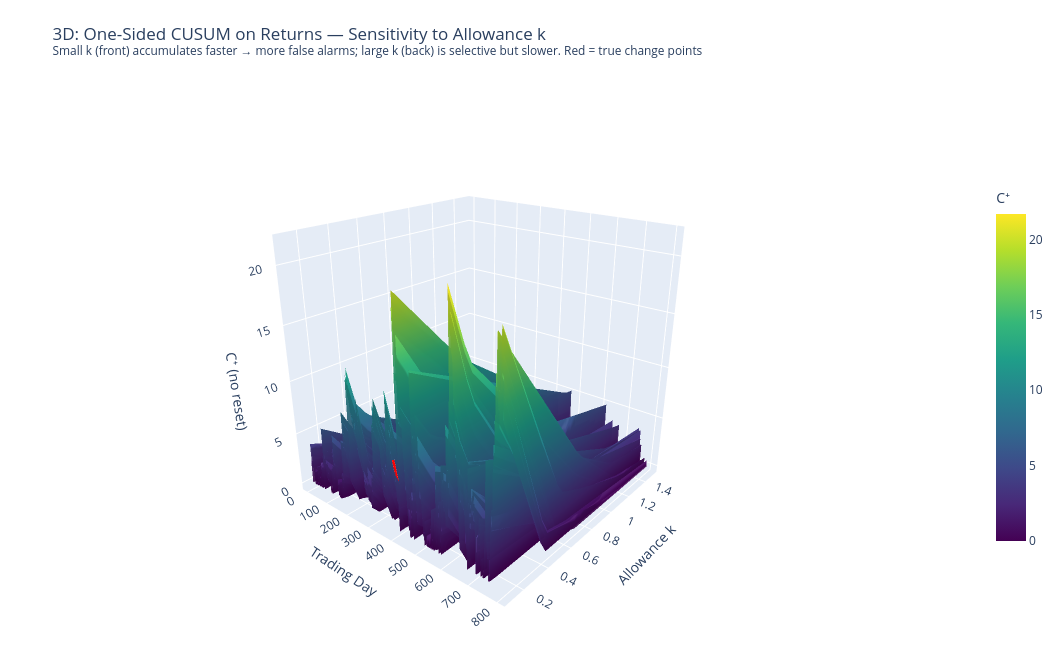

The cell this chart's notebook holds for it:
### Markdown cell above
### 2.5 Interactive 3D Surface — Time × Allowance $k$

A Plotly surface showing how the CUSUM statistic $C^+$ evolves jointly over time and across different $k$ values. The ridge that forms at each regime change point reveals how quickly different allowances respond to the shift.

### Code cell
# ── 2.5 Plotly 3D: One-sided CUSUM path surface — Time × Allowance k ──────────
# Shows how CUSUM accumulates differently on returns for various k values

k_sweep_ret = np.arange(0.1, 1.55, 0.05)
n_show_ret  = min(800, n_days)

C_ret_surface = np.zeros((len(k_sweep_ret), n_show_ret))
for i, kk in enumerate(k_sweep_ret):
    Cu_tmp, _ = cusum_one_sided(log_rets[:n_show_ret], k=kk, h=999,
                                 mu0=mu0, sigma=sigma0, reset=False)
    C_ret_surface[i] = Cu_tmp

T_r, K_r = np.meshgrid(np.arange(n_show_ret), k_sweep_ret)

fig = go.Figure(go.Surface(
    x=T_r, y=K_r, z=C_ret_surface,
    colorscale='Viridis',
    colorbar=dict(title='C⁺', len=0.65),
    hovertemplate='Day=%{x}<br>k=%{y:.2f}<br>C⁺=%{z:.2f}<extra></extra>',
    opacity=0.9,
))
for cp in chg_pts:
    if cp < n_show_ret:
        fig.add_trace(go.Scatter3d(
            x=[cp]*len(k_sweep_ret), y=k_sweep_ret,
            z=C_ret_surface[:, cp],
            mode='lines', line=dict(color='red', width=5),
            name=f'Regime change (day {cp})',
        ))
fig.update_layout(
    title='3D: One-Sided CUSUM on Returns — Sensitivity to Allowance k<br>'
          '<sup>Small k (front) accumulates faster → more false alarms; '
          'large k (back) is selective but slower. Red = true change points</sup>',
    scene=dict(
        xaxis_title='Trading Day',
        yaxis_title='Allowance k',
        zaxis_title='C⁺ (no reset)',
        camera=dict(eye=dict(x=1.5, y=-1.8, z=1.0)),
    ),
    height=650, width=1050, margin=dict(l=0, r=0, t=80, b=0),
    legend=dict(x=0.01, y=0.95),
)
fig.show()

### Figure 1 — Plotly figure (JSON) as saved in the notebook; plotly's stock layout.template omitted (floating-point values rounded to 4 significant figures; data arrays with more than 128 entries replaced by an {"elided": "..."} marker saying what was removed)
{"data": [{"colorbar": {"len": 0.65, "title": {"text": "C⁺"}}, "colorscale": [[0, "#440154"], [0.1111, "#482878"], [0.2222, "#3e4989"], [0.3333, "#31688e"], [0.4444, "#26828e"], [0.5556, "#1f9e89"], [0.6667, "#35b779"], [0.7778, "#6ece58"], [0.8889, "#b5de2b"], [1, "#fde725"]], "hovertemplate": "Day=%{x}<br>k=%{y:.2f}<br>C⁺=%{z:.2f}<extra></extra>", "opacity": 0.9, "type": "surface", "x": {"elided": "29x800 int values"}, "y": {"elided": "29x800 float values"}, "z": {"elided": "29x800 float values"}}, {"line": {"color": "red", "width": 5}, "mode": "lines", "name": "Regime change (day 400)", "type": "scatter3d", "x": [400, 400, 400, 400, 400, 400, 400, 400, 400, 400, 400, 400, 400, 400, 400, 400, 400, 400, 400, 400, 400, 400, 400, 400, 400, 400, 400, 400, 400], "y": [0.1, 0.15, 0.2, 0.25, 0.3, 0.35, 0.4, 0.45, 0.5, 0.55, 0.6, 0.65, 0.7, 0.75, 0.8, 0.85, 0.9, 0.95, 1.0, 1.05, 1.1, 1.15, 1.2, 1.25, 1.3, 1.35, 1.4, 1.45, 1.5], "z": [6.507, 1.59, 0.0, 0.0, 0.0, 0.0, 0.0, 0.0, 0.0, 0.0, 0.0, 0.0, 0.0, 0.0, 0.0, 0.0, 0.0, 0.0, 0.0, 0.0, 0.0, 0.0, 0.0, 0.0, 0.0, 0.0, 0.0, 0.0, 0.0]}], "layout": {"height": 650, "legend": {"x": 0.01, "y": 0.95}, "margin": {"b": 0, "l": 0, "r": 0, "t": 80}, "scene": {"camera": {"eye": {"x": 1.5, "y": -1.8, "z": 1}}, "xaxis": {"title": {"text": "Trading Day"}}, "yaxis": {"title": {"text": "Allowance k"}}, "zaxis": {"title": {"text": "C⁺ (no reset)"}}}, "title": {"text": "3D: One-Sided CUSUM on Returns — Sensitivity to Allowance k<br><sup>Small k (front) accumulates faster → more false alarms; large k (back) is selective but slower. Red = true change points</sup>"}, "width": 1050}}
